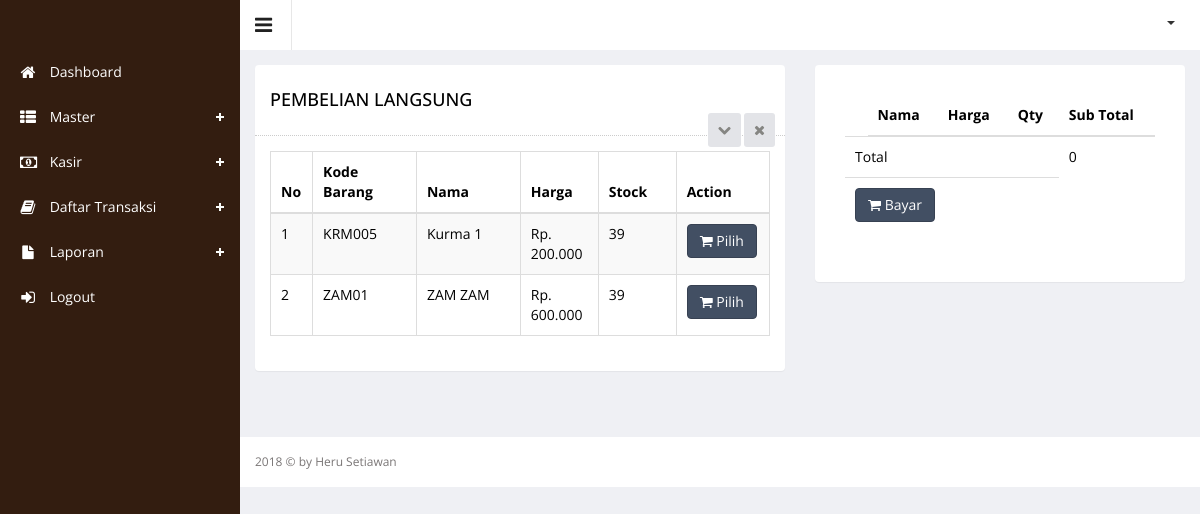
Page /index.php?hal=beli_langsung (signed in) on the committed database.
### tables this page shows
CREATE TABLE `barang` (
  `id` int(11) NOT NULL,
  `kdbrg` varchar(50) NOT NULL,
  `nmbrg` varchar(100) NOT NULL,
  `harga` int(11) NOT NULL,
  `stock` int(11) NOT NULL,
  `tanggal` datetime NOT NULL,
  `category_id` int(11) NOT NULL,
  `id_satuan` int(11) NOT NULL
);

### beli_langsung.php (the view, shortened to what this page needs)
<?php
include "config.php";
$id_session=$_SESSION['id_session'];
 ?>
       <div class="wrapper">
    <div class="row">
        <div class="col-sm-7">
            <section class="panel">
                <header class="panel-heading">
                    <h4>Pembelian Langsung</h4>
                    <span class="tools pull-right">
                        <a href="javascript:;" class="fa fa-chevron-down"></a>
                        <a href="javascript:;" class="fa fa-times"></a>
                     </span>
                </header>
                <div class="panel-body">
                    <div class="adv-table editable-table ">
                        <table class="table table-striped table-hover table-bordered" id="editable-sample">
                            <thead>
                            <tr>
                                <th width="5%">No</th>
                                <th width="20%">Kode Barang</th>
                                <th width="20%">Nama</th>
                                <th width="15%">Harga</th>
                                <th width="15%">Stock</th>
                                <th width="10%">Action</th>
                            </tr>
                            </thead>
                            <tbody>
                            <?php
                            $no = 1;
                            $queryProduct = $connect->query("SELECT barang.id, barang.kdbrg, barang.nmbrg, barang.harga, barang.stock, category.category_id, category.category_name, satuan.id_satuan, satuan.nmsatuan
                             FROM barang
                             JOIN category ON barang.category_id = category.category_id
                             JOIN satuan ON barang.id_satuan = satuan.id_satuan
                             ORDER BY id DESC");
                            while ($rowProduct = mysqli_fetch_array($queryProduct)) {
                                ?>
                                 <tr class="">
                                    <td><?php echo $no++ ?></td>
                                    <td><?php echo $rowProduct['kdbrg'] ?></td>
                                    <td><?php echo $rowProduct['nmbrg'] ?></td>
                                    <td>Rp. <?php echo number_format($rowProduct['harga'], 0, ',', '.'); ?></td>
                                    <td><?php echo $rowProduct['stock'] ?></td>
                                    <td>
                                        <a href="cart.php?&input=add&id_barang=<?=$rowProduct['id']?>&id_session=<?=$id_session?>">
                                            <button class="btn btn-primary" type="submit"><i class="fa fa-shopping-cart" aria-hidden="true"></i>
                                                Pilih
                                            </button>
                                        </a>
                                    </td>
                                </tr>
                            <?php } ?>
                            </tbody>
                        </table>
                    </div>
                </div>
            </section>
        </div>
           <div class="col-md-5">
            <div class="panel">
                <div class="panel-body">
                    <div class="blog-post">
                        <div class="media">
                            <div class="panel-body">
                                <table class="table">
                                    <thead>
                                    <tr>
                                        <td></td>
                                        <th>Nama</th>
                                        <th>Harga</th>
                                        <th>Qty</th>
                                        <th>Sub Total</th>
                                    </tr>
                                    </thead>
                                    <tbody>
                                    <?php
                                    $total = 0;
                                        ?>
                                    <tr>
                                        <td colspan="4">
                                            Total
                                        </td>
                                        <td>
                                            <?php echo number_format($total, 0, ',', '.'); ?>
                                        </td>
                                    </tr>
                                    <tr>
                                        <td colspan="4" align="reight">
                                            <button class="btn btn-primary" type="submit" data-toggle="modal"
                                                    data-target="#myModal"><i class="fa fa-shopping-cart"></i> Bayar
                                            </button>
                                        </td>
                                    </tr>
                                    </tbody>
                                </table>
                            </div>
                        </div>
                    </div>
                </div>
            </div>
        </div>
    </div>
</div>

### rows in the picture
barang: kdbrg "KRM005", nmbrg "Kurma 1", harga "200.000", stock "39"
barang: kdbrg "ZAM01", nmbrg "ZAM ZAM", harga "600.000", stock "39"

### other values in the picture
$total "0"
